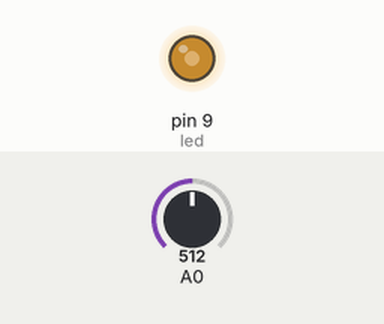
A sketch run on a simulated Arduino Uno, built with avr-gcc and run on an emulated ATmega328P. Shown: output pins drawn as LEDs (lit = HIGH). The inputs (shaded band) are chosen by the test bench; at power-on: A0 = 512.

Above: at 1.2 s.
1.3 s: A0 set to 716
At 2.2 s:
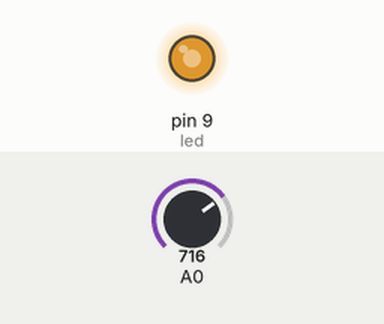
2.8 s: A0 set to 900
At 3.4 s:
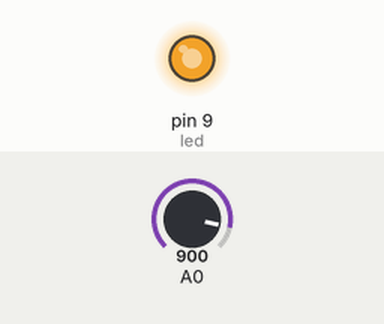
4.3 s: A0 set to 122
At 5.5 s:
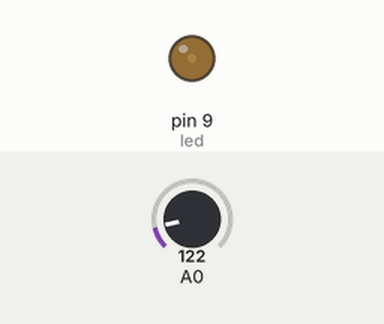
5.8 s: A0 set to 0
At 6.9 s:
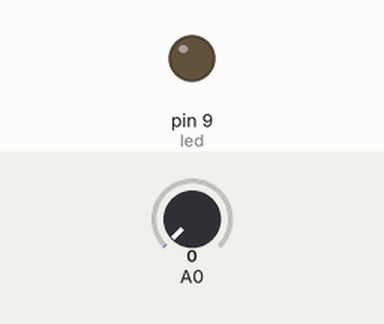
Timing chart, 0 to 8.3 s (numbered marks = the images above; inputs shaded):
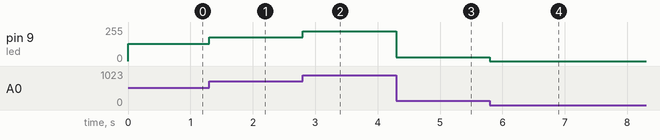

Measured:
- after the input at 1.3 s, pin 9 (led): 128/255 → 179/255 at once
- after the input at 2.8 s, pin 9 (led): 179/255 → 225/255 at once
- after the input at 4.3 s, pin 9 (led): 225/255 → 30/255 at once
- after the input at 5.8 s, pin 9 (led): 30/255 → 0/255 at once

The sketch:

analog_IO_test.ino
```cpp
int led = 9;
void setup(){
  pinMode(led, OUTPUT);
}

void loop(){
  int input = analogRead(A0);
  analogWrite(led, input / 4);
}
```
